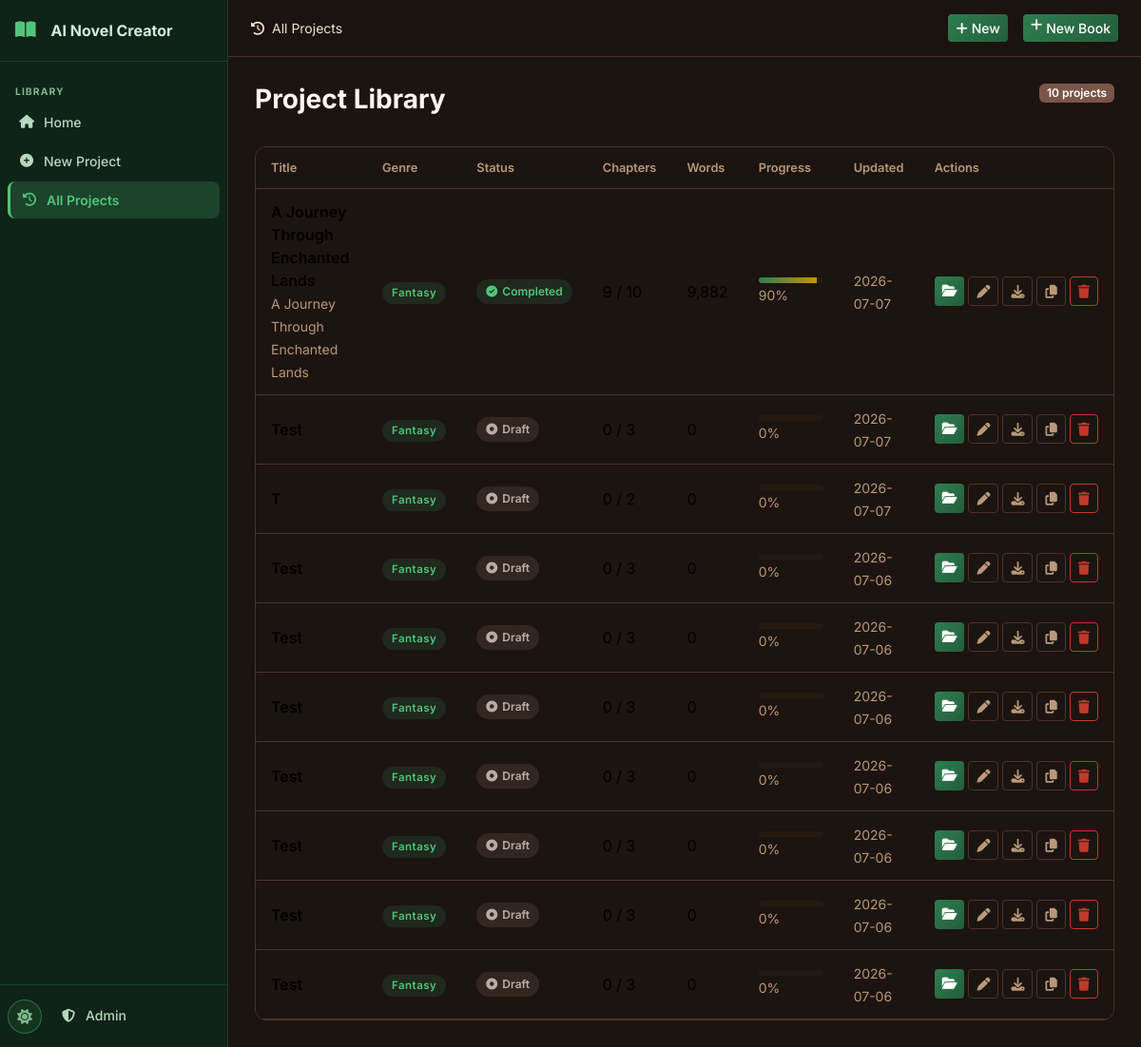
The app's page /history with its own data.
### tables this page shows
CREATE TABLE settings (
    id INTEGER PRIMARY KEY AUTOINCREMENT,
    key TEXT UNIQUE NOT NULL,
    value TEXT,
    updated_at TIMESTAMP DEFAULT CURRENT_TIMESTAMP
);

CREATE TABLE projects (
    id INTEGER PRIMARY KEY AUTOINCREMENT,
    title TEXT NOT NULL,
    subtitle TEXT DEFAULT '',
    genre TEXT DEFAULT 'Fantasy',
    audience TEXT DEFAULT 'Adult',
    description TEXT DEFAULT '',
    language TEXT DEFAULT 'English',
    story_type TEXT DEFAULT 'Novel',
    writing_style TEXT DEFAULT 'Descriptive',
    point_of_view TEXT DEFAULT 'Third Person Limited',
    tense TEXT DEFAULT 'Past',
    tone TEXT DEFAULT 'Adventurous',
    num_chapters INTEGER DEFAULT 10,
    words_per_chapter INTEGER DEFAULT 2000,
    creativity_level TEXT DEFAULT 'balanced',
    temperature REAL DEFAULT 0.7,
    top_p REAL DEFAULT 0.9,
    max_tokens INTEGER DEFAULT 4096,
    status TEXT DEFAULT 'draft',
    current_chapter INTEGER DEFAULT 0,
    total_words INTEGER DEFAULT 0,
    cover_prompt TEXT DEFAULT '',
    include_images INTEGER DEFAULT 0,
    images_per_chapter INTEGER DEFAULT 1,
    image_style TEXT DEFAULT 'Realistic',
    created_at TIMESTAMP DEFAULT CURRENT_TIMESTAMP,
    updated_at TIMESTAMP DEFAULT CURRENT_TIMESTAMP
);

### routes/main.py (the view)
@bp.route('/history')
def history():
    db = get_db()
    projects = db.execute('SELECT * FROM projects ORDER BY updated_at DESC').fetchall()
    return render_template('history.html', projects=projects)

### database/__init__.py (called while the page is built)
def get_db():
    if 'db' not in g:
        db_path = current_app.config['DATABASE']
        os.makedirs(os.path.dirname(db_path), exist_ok=True)
        g.db = sqlite3.connect(db_path)
        g.db.row_factory = sqlite3.Row
        g.db.execute('PRAGMA foreign_keys = ON')
        g.db.execute('PRAGMA journal_mode = WAL')
    return g.db

### utils/helpers.py (called while the page is built)
def get_setting(db, key, default=''):
    row = db.execute('SELECT value FROM settings WHERE key = ?', (key,)).fetchone()
    return row['value'] if row else default

### templates/history.html (shortened to what this page needs)
{% extends "base.html" %}
{% block breadcrumb %}<i class="fas fa-history me-2"></i>All Projects{% endblock %}
{% block topnav_actions %}
<a href="{{ url_for('projects.new_project') }}" class="btn btn-primary btn-sm me-2">
  <i class="fas fa-plus me-1"></i>New
</a>
{% endblock %}
{% block content %}
<div class="page-header">
  <h1 class="page-title">Project Library</h1>
  <span class="badge bg-secondary">{{ projects | length }} projects</span>
</div>
{% if projects %}
<div class="card data-card">
  <div class="card-body p-0">
    <div class="table-responsive">
      <table class="table table-hover align-middle mb-0">
        <thead>
          <tr>
            <th>Title</th>
            <th>Genre</th>
            <th>Status</th>
            <th>Chapters</th>
            <th>Words</th>
            <th>Progress</th>
            <th>Updated</th>
            <th>Actions</th>
          </tr>
        </thead>
        <tbody>
          {% for p in projects %}
          <tr>
            <td>
              <div class="fw-600">{{ p.title }}</div>
              {% if p.subtitle %}<small class="text-muted">{{ p.subtitle }}</small>{% endif %}
            </td>
            <td><span class="genre-badge genre-{{ p.genre | lower | replace(' ', '-') | replace('/', '-') }}">{{ p.genre }}</span></td>
            <td>
              <span class="status-pill status-{{ p.status }}">
                {% if p.status == 'completed' %}<i class="fas fa-check-circle"></i>
                {% elif p.status in ['generating'] %}<i class="fas fa-spinner fa-spin"></i>
                {% elif p.status == 'paused' %}<i class="fas fa-pause"></i>
                {% else %}<i class="fas fa-circle-dot"></i>{% endif %}
                {{ p.status | title }}
              </span>
            </td>
            <td>{{ p.current_chapter }} / {{ p.num_chapters }}</td>
            <td>{{ '{:,}'.format(p.total_words) }}</td>
            <td style="min-width:100px">
              {% set pct = (p.current_chapter / p.num_chapters * 100) | int if p.num_chapters else 0 %}
              <div class="progress" style="height:6px">
                <div class="progress-bar" style="width:{{ pct }}%"></div>
              </div>
              <small class="text-muted">{{ pct }}%</small>
            </td>
            <td><small class="text-muted">{{ p.updated_at[:10] }}</small></td>
            <td>
              <div class="d-flex gap-1">
                <a href="{{ url_for('projects.project_detail', project_id=p.id) }}" class="btn btn-sm btn-primary" title="Open">
                  <i class="fas fa-folder-open"></i>
                </a>
                <a href="{{ url_for('editor.editor_page', project_id=p.id) }}" class="btn btn-sm btn-outline-secondary" title="Editor">
                  <i class="fas fa-pen"></i>
                </a>
                <a href="{{ url_for('exports.export_page', project_id=p.id) }}" class="btn btn-sm btn-outline-secondary" title="Export">
                  <i class="fas fa-download"></i>
                </a>
                <form method="POST" action="{{ url_for('projects.duplicate_project', project_id=p.id) }}" style="display:inline">
                  <button type="submit" class="btn btn-sm btn-outline-secondary" title="Duplicate">
                    <i class="fas fa-copy"></i>
                  </button>
                </form>
                <button class="btn btn-sm btn-outline-danger" onclick="confirmDelete({{ p.id }}, '{{ p.title | e }}')" title="Delete">
                  <i class="fas fa-trash"></i>
                </button>
              </div>
            </td>
          </tr>
          {% endfor %}
        </tbody>
      </table>
    </div>
  </div>
</div>
{% endif %}
{% endblock %}

### templates/base.html (shortened to what this page needs)
<!DOCTYPE html>
<html lang="en" data-theme="{{ default_theme }}">
<head>
  <link href="https://cdn.jsdelivr.net/npm/bootstrap@5.3.2/dist/css/bootstrap.min.css" rel="stylesheet">
  <link href="https://cdnjs.cloudflare.com/ajax/libs/font-awesome/6.5.0/css/all.min.css" rel="stylesheet">
  <link href="{{ url_for('static', filename='css/style.css') }}" rel="stylesheet">
</head>
<body>
<nav class="sidebar" id="sidebar">
  <div class="sidebar-header">
    <a href="{{ url_for('main.index') }}" class="sidebar-brand">
      <i class="fas fa-book-open me-2"></i>
      <span>{{ app_name }}</span>
    </a>
  </div>
  <div class="sidebar-menu">
    <div class="sidebar-section-label">LIBRARY</div>
    <a href="{{ url_for('main.index') }}" class="sidebar-item {% if request.endpoint == 'main.index' %}active{% endif %}">
      <i class="fas fa-home"></i><span>Home</span>
    </a>
    <a href="{{ url_for('projects.new_project') }}" class="sidebar-item {% if request.endpoint == 'projects.new_project' %}active{% endif %}">
      <i class="fas fa-plus-circle"></i><span>New Project</span>
    </a>
    <a href="{{ url_for('main.history') }}" class="sidebar-item {% if request.endpoint == 'main.history' %}active{% endif %}">
      <i class="fas fa-history"></i><span>All Projects</span>
    </a>
  </div>
  <div class="sidebar-footer">
    <button class="theme-toggle" onclick="toggleTheme()" title="Toggle theme">
      <i class="fas fa-moon" id="themeIcon"></i>
    </button>
    <a href="{{ url_for('admin.login') }}" class="sidebar-item small">
      <i class="fas fa-shield-alt"></i><span>Admin</span>
    </a>
  </div>
</nav>
<div class="main-wrapper" id="mainWrapper">
  <header class="topnav">
    <div class="topnav-breadcrumb">
      {% block breadcrumb %}{% endblock %}
    </div>
    <div class="topnav-actions ms-auto">
      {% block topnav_actions %}{% endblock %}
      <a href="{{ url_for('projects.new_project') }}" class="btn btn-primary btn-sm d-none d-md-inline-flex">
        <i class="fas fa-plus me-1"></i>New Book
      </a>
    </div>
  </header>
  <main class="content-area">
    {% block content %}{% endblock %}
  </main>
</div>
<div class="toast-container position-fixed bottom-0 end-0 p-3" id="toastContainer"></div>
</body>
</html>

### records on screen
settings: value "AI Novel Creator"
projects: title "A Journey Through Enchanted Lands", subtitle "A Journey Through Enchanted Lands", genre "Fantasy", status "Completed", current_chapter "9", num_chapters "10", total_words "9,882", pct "90", updated_at "2026-07-07"
projects: title "Test", genre "Fantasy", status "Draft", current_chapter "0", num_chapters "3", total_words "0", pct "0", updated_at "2026-07-07"
projects: title "T", genre "Fantasy", status "Draft", current_chapter "0", num_chapters "2", total_words "0", pct "0", updated_at "2026-07-07"
projects: title "Test", genre "Fantasy", status "Draft", current_chapter "0", num_chapters "3", total_words "0", pct "0", updated_at "2026-07-06"
projects: title "Test", genre "Fantasy", status "Draft", current_chapter "0", num_chapters "3", total_words "0", pct "0", updated_at "2026-07-06"
projects: title "Test", genre "Fantasy", status "Draft", current_chapter "0", num_chapters "3", total_words "0", pct "0", updated_at "2026-07-06"
projects: title "Test", genre "Fantasy", status "Draft", current_chapter "0", num_chapters "3", total_words "0", pct "0", updated_at "2026-07-06"
projects: title "Test", genre "Fantasy", status "Draft", current_chapter "0", num_chapters "3", total_words "0", pct "0", updated_at "2026-07-06"
projects: title "Test", genre "Fantasy", status "Draft", current_chapter "0", num_chapters "3", total_words "0", pct "0", updated_at "2026-07-06"
projects: title "Test", genre "Fantasy", status "Draft", current_chapter "0", num_chapters "3", total_words "0", pct "0", updated_at "2026-07-06"

### other values on screen
{{ projects | length }} "10"
